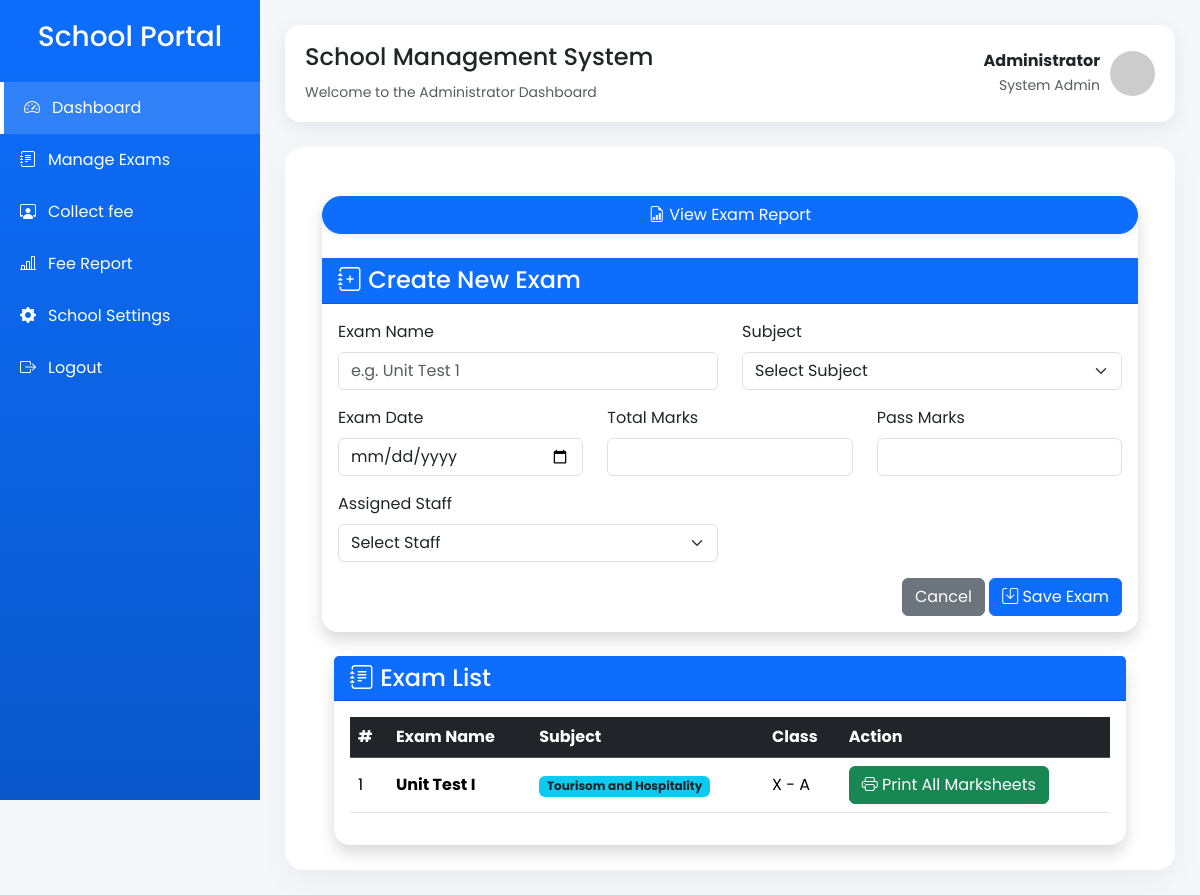
The page /create_exam (signed in) on the database its author committed.
### application/model.py (models this page shows, shortened)
class Exam(db.Model):
    __tablename__ = "exams"
    id = db.Column(db.Integer, primary_key=True)
    name = db.Column(db.String(100), nullable=False)
    subject_id = db.Column(db.Integer,  db.ForeignKey("subjects.id"),nullable=False )
    exam_date = db.Column(db.Date, nullable=False)
    total_marks = db.Column(db.Integer, nullable=False)
    pass_marks = db.Column(db.Integer, nullable=False)
    staff_id = db.Column(db.Integer,db.ForeignKey("staffs.id"),nullable=False)
    created_at = db.Column(db.DateTime, default=datetime.utcnow)
    subject = db.relationship("Subject", back_populates="exams")
    staff = db.relationship("Staff", back_populates="exams")
    marks = db.relationship("Mark",back_populates="exam",cascade="all, delete-orphan")
    fee_collections = db.relationship("FeeCollection", back_populates="exam",cascade="all, delete-orphan")

class Subject(db.Model):
    __tablename__ = "subjects"
    id = db.Column(db.Integer, primary_key=True)
    name = db.Column(db.String(50), nullable=False)
    class_id = db.Column(db.Integer,db.ForeignKey("classes.id"),nullable=False)
    school_class = db.relationship("SchoolClass",back_populates="subjects")
    exams = db.relationship("Exam", back_populates="subject",cascade="all, delete-orphan" )
    staff = db.relationship("Staff",back_populates="subject" , uselist = False )

class SchoolClass(db.Model):
    __tablename__ = "classes"
    id = db.Column(db.Integer, primary_key=True)
    name = db.Column(db.String(20), nullable=False)
    section = db.Column(db.String(10), nullable=False)
    students = db.relationship("Student",back_populates="school_class",cascade="all, delete-orphan")
    subjects = db.relationship("Subject",back_populates="school_class",cascade="all, delete-orphan" )
    fee_types = db.relationship("FeeType",back_populates="school_class",cascade="all, delete-orphan")
    __table_args__ = (
        db.UniqueConstraint(
            "name",
            "section",
            name="unique_class_section"
        ),
    )

### application/controler.py (the view, shortened to what this page needs)
@app.route("/create_exam", methods=["GET", "POST"])
@login_required
def create_exam():
    if current_user.role is None or current_user.role != "admin":
        flash("Only admin can access this page.", "danger")
        return redirect(url_for("login"))
    exams=Exam.query.order_by(Exam.subject_id).all()
    subjects = Subject.query.order_by(Subject.name).all()
    staffs = Staff.query.order_by(Staff.id).all()
    return render_template(
        "admin/create_exam.html",
        subjects=subjects,
        staffs=staffs,
        exams = exams
    )

### application/controler.py (called while the page is built)
@login_manager.user_loader
def load_user(user_id):
    return User.query.get(int(user_id))

### templates/admin/create_exam.html (shortened to what this page needs)
{% extends "admin/admin_dashboard.html" %}
{% block content %}
<div class="container mt-4">
    <div class="card shadow border-0 rounded-4">
        <a href="/exam_report" class="btn btn-primary shadow-sm rounded-pill px-4">
    <i class="bi bi-file-earmark-bar-graph"></i>
    View Exam Report
</a>
<br>
        <div class="card-header bg-primary text-white">
            <h4 class="mb-0">
                <i class="bi bi-journal-plus"></i>
                Create New Exam
            </h4>
        </div>
        <div class="card-body">
            <form method="POST" action="/create_exam">
                <div class="row">
                    <div class="col-md-6 mb-3">
                        <label class="form-label">Exam Name</label>
                        <input type="text" class="form-control" name="name" placeholder="e.g. Unit Test 1" required>
                    </div>
                    <div class="col-md-6 mb-3">
                        <label class="form-label">Subject</label>
                        <select class="form-select" name="subject_id" required>
                            <option value="">Select Subject</option>
                        </select>
                    </div>
                </div>
                <div class="row">
                    <div class="col-md-4 mb-3">
                        <label class="form-label">Exam Date</label>
                        <input type="date" class="form-control" name="exam_date" required>
                    </div>
                    <div class="col-md-4 mb-3">
                        <label class="form-label">Total Marks</label>
                        <input type="number" class="form-control" name="total_marks" min="1" required>
                    </div>
                    <div class="col-md-4 mb-3">
                        <label class="form-label">Pass Marks</label>
                        <input type="number" class="form-control" name="pass_marks" min="0" required>
                    </div>
                </div>
                <div class="row">
                    <div class="col-md-6 mb-3">
                        <label class="form-label">
                            Assigned Staff
                        </label>
                        <select class="form-select" name="staff_id" required>
                            <option value="">Select Staff</option>
                        </select>
                    </div>
                </div>
                <div class="text-end">
                    <a href="{{ url_for('create_exam') }}" class="btn btn-secondary">
                        Cancel
                    </a>
                    <button type="submit" class="btn btn-primary">
                        <i class="bi bi-save"></i>
                        Save Exam
                    </button>
                </div>
            </form>
        </div>
    </div>
    <div class="container mt-4">
        <div class="card shadow border-0 rounded-4">
            <div class="card-header bg-primary text-white d-flex justify-content-between align-items-center">
                <h4 class="mb-0">
                    <i class="bi bi-journal-text"></i>
                    Exam List
                </h4>
            </div>
            <div class="card-body">
                <div class="table-responsive">
                    <table class="table table-hover align-middle">
                        <thead class="table-dark">
                            <tr>
                                <th>#</th>
                                <th>Exam Name</th>
                                <th>Subject</th>
                                <th>Class</th>
                                <th>Action</th>
                            </tr>
                        </thead>
                        <tbody>
                            {% for exam in exams %}
                            <tr>
                                <td>{{ loop.index }}</td>
                                <td>
                                    <strong>{{ exam.name }}</strong>
                                </td>
                                <td>
                                    <span class="badge bg-info text-dark">
                                        {{ exam.subject.name }}
                                    </span>
                                </td>
                                <td>
                                    {{ exam.subject.school_class.name }} - {{ exam.subject.school_class.section }}
                                </td>
                                <td>
                                    <a href="{{ url_for('bulk_marksheet',
        class_id=exam.subject.school_class.id,
        exam_id=exam.id) }}" class="btn btn-success">
                                        <i class="bi bi-printer"></i>
                                        Print All Marksheets
                                    </a>
                                </td>
                            </tr>
                            {% endfor %}
                        </tbody>
                    </table>
                </div>
            </div>
        </div>
    </div>
</div>
{% endblock %}

### templates/admin/admin_dashboard.html (style rules this page uses)
* { margin: 0; padding: 0; box-sizing: border-box; font-family: 'Poppins', sans-serif; }
body { background: #f5f7fb; }

### rows shown on the page
Exam: name "Unit Test I", subject.name "Tourisom and Hospitality", subject.school_class.name "X", subject.school_class.section "A"
